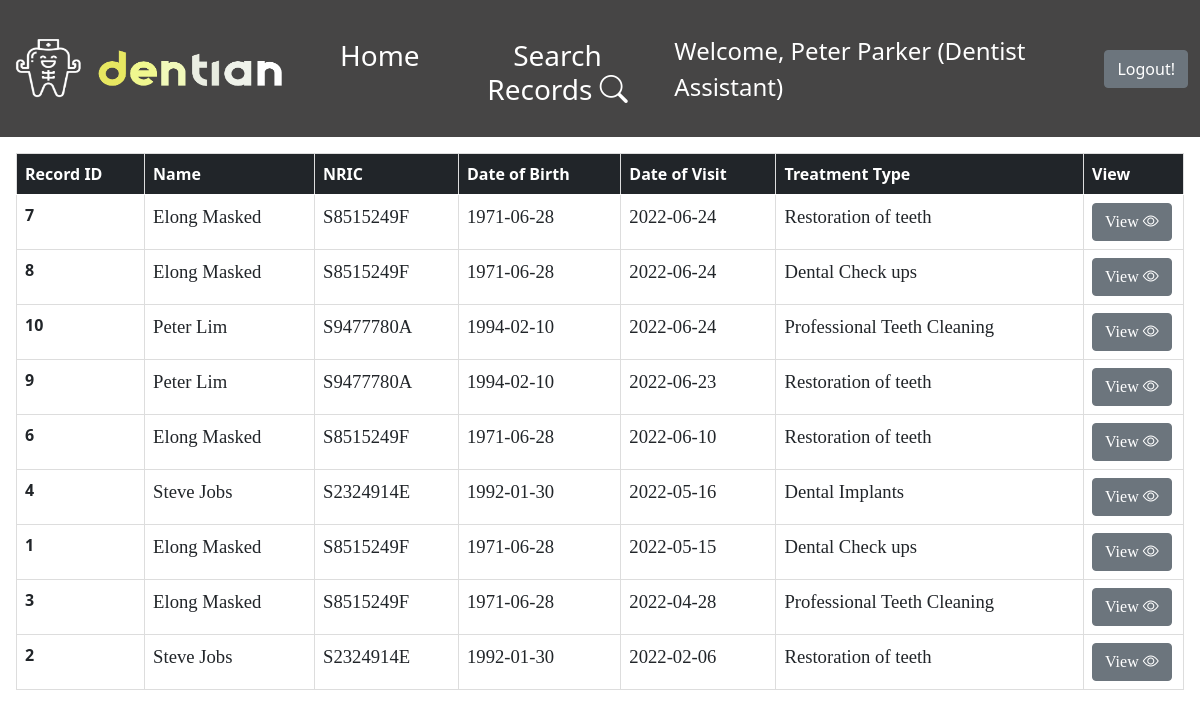
/AssistantDashboard.php (signed in), run on the app's committed database.
### tables this page shows
CREATE TABLE `patient_record` (
  `Record_ID` int(6) NOT NULL,
  `Patient_ID` int(11) NOT NULL,
  `Treatment_Date` date DEFAULT NULL,
  `Treatment_type` varchar(50) NOT NULL,
  `Treatment_details` varchar(255) NOT NULL,
  `Material_used` varchar(255) NOT NULL,
  `Doctor/Assistant 1` varchar(50) NOT NULL,
  `Doctor/Assistant 2` varchar(50) NOT NULL
);

CREATE TABLE `patient_profile` (
  `Patient_ID` int(11) NOT NULL,
  `Status` varchar(10) NOT NULL DEFAULT 'Active',
  `First_Name` varchar(20) NOT NULL,
  `Last_Name` varchar(20) NOT NULL,
  `NRIC_PNum` varchar(9) NOT NULL,
  `Gender` char(1) NOT NULL,
  `Birth_Date` date DEFAULT NULL,
  `Address` varchar(50) NOT NULL,
  `Nationality` varchar(100) NOT NULL,
  `Phone_Num` int(8) NOT NULL,
  `Email` varchar(50) NOT NULL,
  `Marital Status` varchar(20) NOT NULL,
  `Occupation` varchar(50) NOT NULL,
  `Smoker` varchar(3) NOT NULL,
  `Allergies` varchar(100) DEFAULT NULL,
  `Long_term_med` varchar(200) DEFAULT NULL,
  `Existing_Med_Conds` varchar(200) DEFAULT NULL,
  `Referred_by_clinic` varchar(50) DEFAULT NULL,
  `Referred_memo` varchar(200) DEFAULT NULL,
  `Family_ID` int(100) DEFAULT NULL,
  `Emer_Name` varchar(20) NOT NULL,
  `Emer_Contact` int(8) NOT NULL,
  `Emer_relation` varchar(10) NOT NULL,
  `Subsidies` varchar(3) NOT NULL
);

### db_connection.php (called while the page is built, shortened)
<?php
class DB_Connect
{
    public function connect()
    {
        try {
            $host2 = "sql6.freemysqlhosting.net";
            $db2 = "sql6501826";
            $username2 = "sql6501826";
            $password2 = "YnaPNqTYI4";
            $conn = new PDO('mysql:host='. $host2 . '; dbname=' . $db2 , $username2, $password2);
            return $conn;
        } catch (PDOException $e) {
            print "Error: " . $e->getMessage() . "<br>";
            die();
        }
    }
}

### AssistantDashboard.php (the view, shortened to what this page needs)
<?php
include 'db_connection.php';
require_once('Navbar.php');
if(!isset($_SESSION['Role']) && empty($_SESSION['Role'])) {
	header("Location: index.php");
}else {
    if (!isset($_SESSION['patientprof']) && empty($_SESSION['patientprof'])) {
        $db = new DB_Connect();
        $stmt = $db->connect()->prepare("SELECT r.Record_ID, profile.First_Name, profile.Last_Name, profile.NRIC_PNum, profile.Birth_Date,
        r.Treatment_Date, r.Treatment_Type, r.Treatment_details, r.Material_used, `Doctor/Assistant 1`, `Doctor/Assistant 2` FROM `patient_record`
        as r INNER JOIN patient_profile as profile on profile.Patient_ID = r.Patient_ID order by r.Treatment_Date DESC");
        $stmt->execute();
        if ($stmt->rowCount() > 0) {
            $patient_records = $stmt->fetchAll(PDO::FETCH_ASSOC);
        }
    } else {
        $patient_records = $_SESSION['patientprof'];
        $errormsg = $_SESSION['errorMsg'];
        $rowCount = $_SESSION['rowCount'];
    }
}
?>
<html>
<head>
    <link rel="stylesheet" href="https://cdn.jsdelivr.net/npm/bootstrap-icons@1.8.1/font/bootstrap-icons.css">
    <link href="https://cdn.jsdelivr.net/npm/bootstrap@5.0.2/dist/css/bootstrap.min.css" rel="stylesheet">
    <link rel="stylesheet" href="https://cdn.jsdelivr.net/npm/bootstrap-icons@1.8.1/font/bootstrap-icons.css">
</head>
<body>
    <div class="w-100 p-3">
        <table class="table table-hover ps-1">
            <thead class="table-dark">
            <tr>
                    <th scope="col">Record ID</th>
                    <th scope="col">Name</th>
                    <th scope="col">NRIC</th>
                    <th scope="col">Date of Birth</th>
                    <th scope="col">Date of Visit</th>
                    <th scope="col">Treatment Type</th>
					<th scope="col" style="width: 100px">View</th>
                </tr>
            </thead>
            <tbody>
               <?php
                foreach ($patient_records as $record) {
                    echo
                    '<tr>' .
                    '<th scope="row">' . $record['Record_ID'] . '</th>' .
                    '<td>' . $record['First_Name'] . ' ' . $record['Last_Name'] . '</td>' .
                    '<td>' . $record['NRIC_PNum'] . '</td>' .
                    '<td>' . $record['Birth_Date'] . '</td>' .
                    '<td>' . $record['Treatment_Date'] . '</td>' .
                    '<td>' . $record['Treatment_Type'] . '</td>' .
                    '<td style="display:none">' . $record['Treatment_details'] . '</td>' .
                    '<td style="display:none">' . $record['Material_used'] . '</td>' .
                    '<td style="display:none">' . $record['Doctor/Assistant 1'] . '</td>' .
                    '<td style="display:none">' . $record['Doctor/Assistant 2'] . '</td>' .
                    '<td><button type="button" class="btn btn-secondary viewBtn" data-bs-toggle="modal" data-bs-target="#viewAcc">View  <i class="bi bi-eye"></i></button></td>' .
                    '</tr>';
                }
               ?>
            </tbody>
        </table>
    </div>
</body>
</html>

### AssistantDashboard.php (style rules this page uses)
p, td { font-family: garamond; font-size: 14pt; }
td, th { border: 1px solid #ddd; }
table { width: 50%; background-color: white; text-align: left; }
body { background-image: url('img/AdminBackground.png'); background-repeat: no-repeat; background-attachment: fixed; background-size: cover; }

### data on the page
patient_record: Record_ID "7", Patient_ID.First_Name "Elong", Patient_ID.Last_Name "Masked", Patient_ID.NRIC_PNum "S8515249F", Patient_ID.Birth_Date "1971-06-28", Treatment_Date "2022-06-24", Treatment_type "Restoration of teeth"
patient_record: Record_ID "8", Patient_ID.First_Name "Elong", Patient_ID.Last_Name "Masked", Patient_ID.NRIC_PNum "S8515249F", Patient_ID.Birth_Date "1971-06-28", Treatment_Date "2022-06-24", Treatment_type "Dental Check ups"
patient_record: Record_ID "10", Patient_ID.First_Name "Peter", Patient_ID.Last_Name "Lim", Patient_ID.NRIC_PNum "S9477780A", Patient_ID.Birth_Date "1994-02-10", Treatment_Date "2022-06-24", Treatment_type "Professional Teeth Cleaning"
patient_record: Record_ID "9", Patient_ID.First_Name "Peter", Patient_ID.Last_Name "Lim", Patient_ID.NRIC_PNum "S9477780A", Patient_ID.Birth_Date "1994-02-10", Treatment_Date "2022-06-23", Treatment_type "Restoration of teeth"
patient_record: Record_ID "6", Patient_ID.First_Name "Elong", Patient_ID.Last_Name "Masked", Patient_ID.NRIC_PNum "S8515249F", Patient_ID.Birth_Date "1971-06-28", Treatment_Date "2022-06-10", Treatment_type "Restoration of teeth"
patient_record: Record_ID "4", Patient_ID.First_Name "Steve", Patient_ID.Last_Name "Jobs", Patient_ID.NRIC_PNum "S2324914E", Patient_ID.Birth_Date "1992-01-30", Treatment_Date "2022-05-16", Treatment_type "Dental Implants"
patient_record: Record_ID "1", Patient_ID.First_Name "Elong", Patient_ID.Last_Name "Masked", Patient_ID.NRIC_PNum "S8515249F", Patient_ID.Birth_Date "1971-06-28", Treatment_Date "2022-05-15", Treatment_type "Dental Check ups"
patient_record: Record_ID "3", Patient_ID.First_Name "Elong", Patient_ID.Last_Name "Masked", Patient_ID.NRIC_PNum "S8515249F", Patient_ID.Birth_Date "1971-06-28", Treatment_Date "2022-04-28", Treatment_type "Professional Teeth Cleaning"
patient_record: Record_ID "2", Patient_ID.First_Name "Steve", Patient_ID.Last_Name "Jobs", Patient_ID.NRIC_PNum "S2324914E", Patient_ID.Birth_Date "1992-01-30", Treatment_Date "2022-02-06", Treatment_type "Restoration of teeth"

### other printed values
$_SESSION['Name'] "Peter Parker"
$_SESSION['Role'] "Dentist Assistant"
